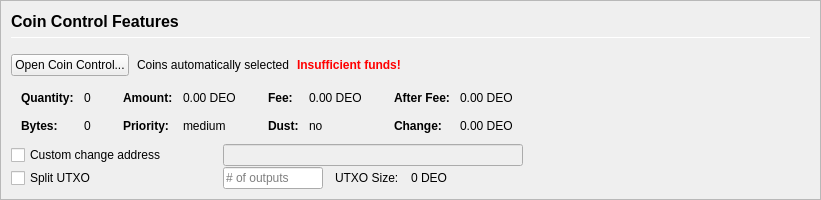
         <widget class="QFrame" name="frameCoinControl">
          <property name="sizePolicy">
           <sizepolicy hsizetype="Expanding" vsizetype="Expanding">
            <horstretch>0</horstretch>
            <verstretch>0</verstretch>
           </sizepolicy>
          </property>
          <property name="maximumSize">
           <size>
            <width>16777215</width>
            <height>16777215</height>
           </size>
          </property>
          <property name="frameShape">
           <enum>QFrame::StyledPanel</enum>
          </property>
          <property name="frameShadow">
           <enum>QFrame::Sunken</enum>
          </property>
          <layout class="QVBoxLayout" name="verticalLayoutCoinControl2">
           <property name="spacing">
            <number>0</number>
           </property>
           <property name="leftMargin">
            <number>0</number>
           </property>
           <property name="topMargin">
            <number>0</number>
           </property>
           <property name="rightMargin">
            <number>0</number>
           </property>
           <property name="bottomMargin">
            <number>0</number>
           </property>
           <item>
            <widget class="QFrame" name="frameCoinControl_BG">
             <layout class="QVBoxLayout" name="verticalLayoutCoinControl" stretch="0,0,0,0,0,0">
              <property name="spacing">
               <number>1</number>
              </property>
              <property name="leftMargin">
               <number>10</number>
              </property>
              <property name="topMargin">
               <number>10</number>
              </property>
              <item>
               <layout class="QHBoxLayout" name="horizontalLayoutCoinControl1">
                <property name="bottomMargin">
                 <number>15</number>
                </property>
                <item>
                 <layout class="QVBoxLayout" name="verticalLayout_3">
                  <property name="spacing">
                   <number>6</number>
                  </property>
                  <item>
                   <widget class="QLabel" name="labelCoinControlFeatures">
                    <property name="sizePolicy">
                     <sizepolicy hsizetype="Preferred" vsizetype="Maximum">
                      <horstretch>0</horstretch>
                      <verstretch>0</verstretch>
                     </sizepolicy>
                    </property>
                    <property name="minimumSize">
                     <size>
                      <width>0</width>
                      <height>20</height>
                     </size>
                    </property>
                    <property name="font">
                     <font>
                      <pointsize>12</pointsize>
                      <weight>75</weight>
                      <bold>true</bold>
                     </font>
                    </property>
                    <property name="styleSheet">
                     <string notr="true">font-weight:bold;</string>
                    </property>
                    <property name="text">
                     <string>Coin Control Features</string>
                    </property>
                   </widget>
                  </item>
                  <item>
                   <widget class="Line" name="line">
                    <property name="minimumSize">
                     <size>
                      <width>0</width>
                      <height>1</height>
                     </size>
                    </property>
                    <property name="maximumSize">
                     <size>
                      <width>16777215</width>
                      <height>1</height>
                     </size>
                    </property>
                    <property name="orientation">
                     <enum>Qt::Horizontal</enum>
                    </property>
                   </widget>
                  </item>
                 </layout>
                </item>
               </layout>
              </item>
              <item>
               <layout class="QHBoxLayout" name="horizontalLayoutCoinControl2" stretch="0,0,0,0">
                <property name="spacing">
                 <number>8</number>
                </property>
                <property name="bottomMargin">
                 <number>10</number>
                </property>
                <item>
                 <widget class="QPushButton" name="pushButtonCoinControl">
                  <property name="styleSheet">
                   <string notr="true"/>
                  </property>
                  <property name="text">
                   <string>Open Coin Control...</string>
                  </property>
                  <property name="autoDefault">
                   <bool>false</bool>
                  </property>
                 </widget>
                </item>
                <item>
                 <widget class="QLabel" name="labelCoinControlAutomaticallySelected">
                  <property name="text">
                   <string>Coins automatically selected</string>
                  </property>
                  <property name="margin">
                   <number>5</number>
                  </property>
                 </widget>
                </item>
                <item>
                 <widget class="QLabel" name="labelCoinControlInsuffFunds">
                  <property name="font">
                   <font>
                    <weight>75</weight>
                    <bold>true</bold>
                   </font>
                  </property>
                  <property name="styleSheet">
                   <string notr="true">color:red;font-weight:bold;</string>
                  </property>
                  <property name="text">
                   <string>Insufficient funds!</string>
                  </property>
                  <property name="margin">
                   <number>5</number>
                  </property>
                 </widget>
                </item>
                <item>
                 <spacer name="horizontalSpacerCoinControl">
                  <property name="orientation">
                   <enum>Qt::Horizontal</enum>
                  </property>
                  <property name="sizeHint" stdset="0">
                   <size>
                    <width>40</width>
                    <height>1</height>
                   </size>
                  </property>
                 </spacer>
                </item>
               </layout>
              </item>
              <item>
               <widget class="QWidget" name="widgetCoinControl" native="true">
                <property name="sizePolicy">
                 <sizepolicy hsizetype="Preferred" vsizetype="Preferred">
                  <horstretch>0</horstretch>
                  <verstretch>0</verstretch>
                 </sizepolicy>
                </property>
                <property name="minimumSize">
                 <size>
                  <width>0</width>
                  <height>0</height>
                 </size>
                </property>
                <property name="styleSheet">
                 <string notr="true"/>
                </property>
                <layout class="QHBoxLayout" name="horizontalLayoutCoinControl5">
                 <property name="leftMargin">
                  <number>0</number>
                 </property>
                 <property name="topMargin">
                  <number>0</number>
                 </property>
                 <property name="rightMargin">
                  <number>0</number>
                 </property>
                 <property name="bottomMargin">
                  <number>0</number>
                 </property>
                 <item>
                  <layout class="QHBoxLayout" name="horizontalLayoutCoinControl3" stretch="0,0,0,1">
                   <property name="spacing">
                    <number>20</number>
                   </property>
                   <property name="topMargin">
                    <number>0</number>
                   </property>
                   <property name="bottomMargin">
                    <number>10</number>
                   </property>
                   <item>
                    <layout class="QFormLayout" name="formLayoutCoinControl1">
                     <property name="horizontalSpacing">
                      <number>10</number>
                     </property>
                     <property name="verticalSpacing">
                      <number>14</number>
                     </property>
                     <property name="leftMargin">
                      <number>10</number>
                     </property>
                     <property name="topMargin">
                      <number>4</number>
                     </property>
                     <property name="rightMargin">
                      <number>6</number>
                     </property>
                     <item row="0" column="0">
                      <widget class="QLabel" name="labelCoinControlQuantityText">
                       <property name="font">
                        <font>
                         <weight>75</weight>
                         <bold>true</bold>
                        </font>
                       </property>
                       <property name="text">
                        <string>Quantity:</string>
                       </property>
                       <property name="margin">
                        <number>0</number>
                       </property>
                      </widget>
                     </item>
                     <item row="0" column="1">
                      <widget class="QLabel" name="labelCoinControlQuantity">
                       <property name="cursor">
                        <cursorShape>IBeamCursor</cursorShape>
                       </property>
                       <property name="contextMenuPolicy">
                        <enum>Qt::ActionsContextMenu</enum>
                       </property>
                       <property name="text">
                        <string notr="true">0</string>
                       </property>
                       <property name="margin">
                        <number>0</number>
                       </property>
                       <property name="textInteractionFlags">
                        <set>Qt::LinksAccessibleByMouse|Qt::TextSelectableByKeyboard|Qt::TextSelectableByMouse</set>
                       </property>
                      </widget>
                     </item>
                     <item row="1" column="0">
                      <widget class="QLabel" name="labelCoinControlBytesText">
                       <property name="font">
                        <font>
                         <weight>75</weight>
                         <bold>true</bold>
                        </font>
                       </property>
                       <property name="text">
                        <string>Bytes:</string>
                       </property>
                      </widget>
                     </item>
                     <item row="1" column="1">
                      <widget class="QLabel" name="labelCoinControlBytes">
                       <property name="cursor">
                        <cursorShape>IBeamCursor</cursorShape>
                       </property>
                       <property name="contextMenuPolicy">
                        <enum>Qt::ActionsContextMenu</enum>
                       </property>
                       <property name="text">
                        <string notr="true">0</string>
                       </property>
                       <property name="textInteractionFlags">
                        <set>Qt::LinksAccessibleByMouse|Qt::TextSelectableByKeyboard|Qt::TextSelectableByMouse</set>
                       </property>
                      </widget>
                     </item>
                    </layout>
                   </item>
                   <item>
                    <layout class="QFormLayout" name="formLayoutCoinControl2">
                     <property name="horizontalSpacing">
                      <number>10</number>
                     </property>
                     <property name="verticalSpacing">
                      <number>14</number>
                     </property>
                     <property name="leftMargin">
                      <number>6</number>
                     </property>
                     <property name="topMargin">
                      <number>4</number>
                     </property>
                     <property name="rightMargin">
                      <number>6</number>
                     </property>
                     <item row="0" column="0">
                      <widget class="QLabel" name="labelCoinControlAmountText">
                       <property name="font">
                        <font>
                         <weight>75</weight>
                         <bold>true</bold>
                        </font>
                       </property>
                       <property name="text">
                        <string>Amount:</string>
                       </property>
                       <property name="margin">
                        <number>0</number>
                       </property>
                      </widget>
                     </item>
                     <item row="0" column="1">
                      <widget class="QLabel" name="labelCoinControlAmount">
                       <property name="cursor">
                        <cursorShape>IBeamCursor</cursorShape>
                       </property>
                       <property name="contextMenuPolicy">
                        <enum>Qt::ActionsContextMenu</enum>
                       </property>
                       <property name="text">
                        <string notr="true">0.00 DEO</string>
                       </property>
                       <property name="textInteractionFlags">
                        <set>Qt::LinksAccessibleByMouse|Qt::TextSelectableByKeyboard|Qt::TextSelectableByMouse</set>
                       </property>
                      </widget>
                     </item>
                     <item row="1" column="0">
                      <widget class="QLabel" name="labelCoinControlPriorityText">
                       <property name="font">
                        <font>
                         <weight>75</weight>
                         <bold>true</bold>
                        </font>
                       </property>
                       <property name="text">
                        <string>Priority:</string>
                       </property>
                      </widget>
                     </item>
                     <item row="1" column="1">
                      <widget class="QLabel" name="labelCoinControlPriority">
                       <property name="cursor">
                        <cursorShape>IBeamCursor</cursorShape>
                       </property>
                       <property name="contextMenuPolicy">
                        <enum>Qt::ActionsContextMenu</enum>
                       </property>
                       <property name="text">
                        <string>medium</string>
                       </property>
                       <property name="textInteractionFlags">
                        <set>Qt::LinksAccessibleByMouse|Qt::TextSelectableByKeyboard|Qt::TextSelectableByMouse</set>
                       </property>
                      </widget>
                     </item>
                    </layout>
                   </item>
                   <item>
                    <layout class="QFormLayout" name="formLayoutCoinControl3">
                     <property name="horizontalSpacing">
                      <number>10</number>
                     </property>
                     <property name="verticalSpacing">
                      <number>14</number>
                     </property>
                     <property name="leftMargin">
                      <number>6</number>
                     </property>
                     <property name="topMargin">
                      <number>4</number>
                     </property>
                     <property name="rightMargin">
                      <number>6</number>
                     </property>
                     <item row="0" column="0">
                      <widget class="QLabel" name="labelCoinControlFeeText">
                       <property name="font">
                        <font>
                         <weight>75</weight>
                         <bold>true</bold>
                        </font>
                       </property>
                       <property name="text">
                        <string>Fee:</string>
                       </property>
                       <property name="margin">
                        <number>0</number>
                       </property>
                      </widget>
                     </item>
                     <item row="0" column="1">
                      <widget class="QLabel" name="labelCoinControlFee">
                       <property name="cursor">
                        <cursorShape>IBeamCursor</cursorShape>
                       </property>
                       <property name="contextMenuPolicy">
                        <enum>Qt::ActionsContextMenu</enum>
                       </property>
                       <property name="text">
                        <string notr="true">0.00 DEO</string>
                       </property>
                       <property name="textInteractionFlags">
                        <set>Qt::LinksAccessibleByMouse|Qt::TextSelectableByKeyboard|Qt::TextSelectableByMouse</set>
                       </property>
                      </widget>
                     </item>
                     <item row="1" column="0">
                      <widget class="QLabel" name="labelCoinControlLowOutputText">
                       <property name="font">
                        <font>
                         <weight>75</weight>
                         <bold>true</bold>
                        </font>
                       </property>
                       <property name="text">
                        <string>Dust:</string>
                       </property>
                      </widget>
                     </item>
                     <item row="1" column="1">
                      <widget class="QLabel" name="labelCoinControlLowOutput">
                       <property name="cursor">
                        <cursorShape>IBeamCursor</cursorShape>
                       </property>
                       <property name="contextMenuPolicy">
                        <enum>Qt::ActionsContextMenu</enum>
                       </property>
                       <property name="text">
                        <string>no</string>
                       </property>
                       <property name="textInteractionFlags">
                        <set>Qt::LinksAccessibleByMouse|Qt::TextSelectableByKeyboard|Qt::TextSelectableByMouse</set>
                       </property>
                      </widget>
                     </item>
                    </layout>
                   </item>
                   <item>
                    <layout class="QFormLayout" name="formLayoutCoinControl4">
                     <property name="horizontalSpacing">
                      <number>10</number>
                     </property>
                     <property name="verticalSpacing">
                      <number>14</number>
                     </property>
                     <property name="leftMargin">
                      <number>6</number>
                     </property>
                     <property name="topMargin">
                      <number>4</number>
                     </property>
                     <property name="rightMargin">
                      <number>6</number>
                     </property>
                     <item row="0" column="0">
                      <widget class="QLabel" name="labelCoinControlAfterFeeText">
                       <property name="font">
                        <font>
                         <weight>75</weight>
                         <bold>true</bold>
                        </font>
                       </property>
                       <property name="text">
                        <string>After Fee:</string>
                       </property>
                       <property name="margin">
                        <number>0</number>
                       </property>
                      </widget>
                     </item>
                     <item row="0" column="1">
                      <widget class="QLabel" name="labelCoinControlAfterFee">
                       <property name="cursor">
                        <cursorShape>IBeamCursor</cursorShape>
                       </property>
                       <property name="contextMenuPolicy">
                        <enum>Qt::ActionsContextMenu</enum>
                       </property>
                       <property name="text">
                        <string notr="true">0.00 DEO</string>
                       </property>
                       <property name="textInteractionFlags">
                        <set>Qt::LinksAccessibleByMouse|Qt::TextSelectableByKeyboard|Qt::TextSelectableByMouse</set>
                       </property>
                      </widget>
                     </item>
                     <item row="1" column="0">
                      <widget class="QLabel" name="labelCoinControlChangeText">
                       <property name="font">
                        <font>
                         <weight>75</weight>
                         <bold>true</bold>
                        </font>
                       </property>
                       <property name="text">
                        <string>Change:</string>
                       </property>
                      </widget>
                     </item>
                     <item row="1" column="1">
                      <widget class="QLabel" name="labelCoinControlChange">
                       <property name="cursor">
                        <cursorShape>IBeamCursor</cursorShape>
                       </property>
                       <property name="contextMenuPolicy">
                        <enum>Qt::ActionsContextMenu</enum>
                       </property>
                       <property name="text">
                        <string notr="true">0.00 DEO</string>
                       </property>
                       <property name="textInteractionFlags">
                        <set>Qt::LinksAccessibleByMouse|Qt::TextSelectableByKeyboard|Qt::TextSelectableByMouse</set>
                       </property>
                      </widget>
                     </item>
                    </layout>
                   </item>
                  </layout>
                 </item>
                </layout>
               </widget>
              </item>
              <item>
               <layout class="QHBoxLayout" name="horizontalLayoutCoinControl4">
                <property name="spacing">
                 <number>12</number>
                </property>
                <property name="sizeConstraint">
                 <enum>QLayout::SetDefaultConstraint</enum>
                </property>
                <property name="topMargin">
                 <number>0</number>
                </property>
                <property name="rightMargin">
                 <number>0</number>
                </property>
                <item>
                 <widget class="QCheckBox" name="checkBoxCoinControlChange">
                  <property name="sizePolicy">
                   <sizepolicy hsizetype="Preferred" vsizetype="Preferred">
                    <horstretch>0</horstretch>
                    <verstretch>0</verstretch>
                   </sizepolicy>
                  </property>
                  <property name="minimumSize">
                   <size>
                    <width>200</width>
                    <height>0</height>
                   </size>
                  </property>
                  <property name="maximumSize">
                   <size>
                    <width>200</width>
                    <height>16777215</height>
                   </size>
                  </property>
                  <property name="toolTip">
                   <string>If this is activated, but the change address is empty or invalid, change will be sent to a newly generated address.</string>
                  </property>
                  <property name="text">
                   <string>Custom change address</string>
                  </property>
                 </widget>
                </item>
                <item>
                 <widget class="QValidatedLineEdit" name="lineEditCoinControlChange">
                  <property name="enabled">
                   <bool>false</bool>
                  </property>
                  <property name="sizePolicy">
                   <sizepolicy hsizetype="Preferred" vsizetype="Preferred">
                    <horstretch>0</horstretch>
                    <verstretch>0</verstretch>
                   </sizepolicy>
                  </property>
                  <property name="minimumSize">
                   <size>
                    <width>300</width>
                    <height>0</height>
                   </size>
                  </property>
                 </widget>
                </item>
                <item>
                 <widget class="QLabel" name="labelCoinControlChangeLabel">
                  <property name="sizePolicy">
                   <sizepolicy hsizetype="Preferred" vsizetype="Preferred">
                    <horstretch>0</horstretch>
                    <verstretch>0</verstretch>
                   </sizepolicy>
                  </property>
                  <property name="minimumSize">
                   <size>
                    <width>100</width>
                    <height>0</height>
                   </size>
                  </property>
                  <property name="text">
                   <string/>
                  </property>
                  <property name="margin">
                   <number>3</number>
                  </property>
                 </widget>
                </item>
               </layout>
              </item>
              <item>
               <layout class="QHBoxLayout" name="horizontalLayoutCoinControl6">
                <property name="spacing">
                 <number>12</number>
                </property>
                <property name="rightMargin">
                 <number>0</number>
                </property>
                <item>
                 <widget class="QCheckBox" name="splitBlockCheckBox">
                  <property name="sizePolicy">
                   <sizepolicy hsizetype="Preferred" vsizetype="Preferred">
                    <horstretch>0</horstretch>
                    <verstretch>0</verstretch>
                   </sizepolicy>
                  </property>
                  <property name="minimumSize">
                   <size>
                    <width>200</width>
                    <height>0</height>
                   </size>
                  </property>
                  <property name="maximumSize">
                   <size>
                    <width>200</width>
                    <height>16777215</height>
                   </size>
                  </property>
                  <property name="text">
                   <string>Split UTXO</string>
                  </property>
                 </widget>
                </item>
                <item>
                 <widget class="QLineEdit" name="splitBlockLineEdit">
                  <property name="sizePolicy">
                   <sizepolicy hsizetype="Preferred" vsizetype="Preferred">
                    <horstretch>50</horstretch>
                    <verstretch>0</verstretch>
                   </sizepolicy>
                  </property>
                  <property name="minimumSize">
                   <size>
                    <width>100</width>
                    <height>0</height>
                   </size>
                  </property>
                  <property name="maximumSize">
                   <size>
                    <width>100</width>
                    <height>16777215</height>
                   </size>
                  </property>
                  <property name="placeholderText">
                   <string># of outputs</string>
                  </property>
                 </widget>
                </item>
                <item>
                 <widget class="QLabel" name="labelBlockSizeText">
                  <property name="text">
                   <string>UTXO Size:</string>
                  </property>
                 </widget>
                </item>
                <item>
                 <widget class="QLabel" name="labelBlockSize">
                  <property name="text">
                   <string>0 DEO</string>
                  </property>
                 </widget>
                </item>
                <item>
                 <spacer name="horizontalSpacer_7">
                  <property name="orientation">
                   <enum>Qt::Horizontal</enum>
                  </property>
                  <property name="sizeHint" stdset="0">
                   <size>
                    <width>40</width>
                    <height>20</height>
                   </size>
                  </property>
                 </spacer>
                </item>
               </layout>
              </item>
              <item>
               <spacer name="verticalSpacerCoinControl">
                <property name="orientation">
                 <enum>Qt::Vertical</enum>
                </property>
                <property name="sizeHint" stdset="0">
                 <size>
                  <width>800</width>
                  <height>1</height>
                 </size>
                </property>
               </spacer>
              </item>
             </layout>
            </widget>
           </item>
          </layout>
         </widget>
